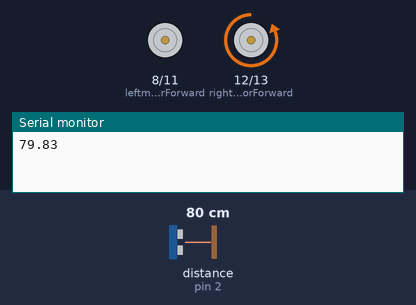
Bench run of a sketch on a simulated Arduino Uno, built with avr-gcc and run on an emulated ATmega328P. On the bench: motor-driver pin pairs drawn as motors (green arrow = first pin HIGH = forward, orange = second pin HIGH = backward, longer = more drive, scaled by the enable pin), the last lines printed to the serial monitor. Wiring (inferred from the names in the program): ultrasonic range finder: trigger pin 3; echo pin 2. The test bench sets the inputs (shaded band); at power-on: distance to the obstacle (sensor on pin 2) 80 cm. The echo pulse lasts 58.3 µs per cm.

Above: at 1.13 s.
1.8 s: distance to the obstacle (sensor on pin 2) set to 2 cm
At 2.6 s:
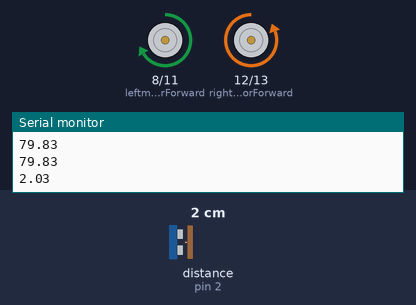
At 3.1 s:
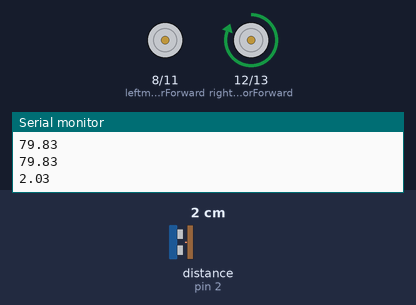
5.3 s: distance to the obstacle (sensor on pin 2) set to 35 cm
9.0 s: distance to the obstacle (sensor on pin 2) set to 4 cm
At 10.6 s:
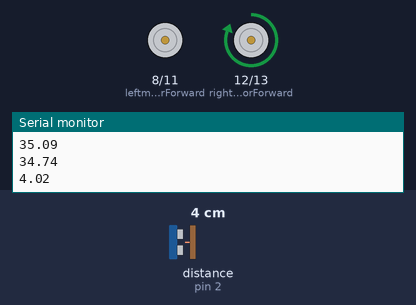
Timing chart, 0 to 18.7 s (numbered marks = the images above; inputs shaded):
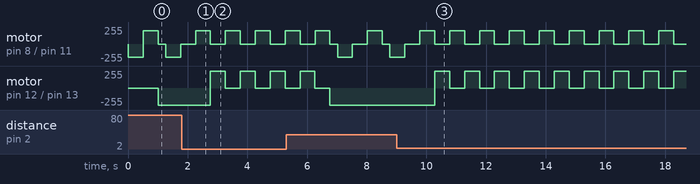

Measured:
- after the input at 1.8 s, motor on pin 12 (rightmotorForward) / pin 13 (rightmotorBackward): alternates forward 255/255 for 0.50 s and stopped for 0.50 s, starting after 0.96 s
- after the input at 9.0 s, motor on pin 12 (rightmotorForward) / pin 13 (rightmotorBackward): alternates forward 255/255 for 0.50 s and stopped for 0.50 s, starting after 1.3 s
- by itself, motor on pin 8 (leftmotorForward) / pin 11 (leftmotorBackward): alternates forward 200/255 for 0.50 s and stopped for 0.50 s

The sketch:

testcar.ino
```cpp
///Code for Controling a Tumbler RC car

// with Arduino Uno and Seeed Motor Shield V2.0

// Chris 8/12/14

/*----Ardunio to Shield Pinout Controls-----

Are using a Seeed motor shield to drive 2 DC motors

Seeed motor shield uses Arduino pins 8->13

Pin 9 sets the enable and speed of shield outputs 1 & 2

Pin 10 sets the enable and speed of shield outputs 3 & 4

Pin 8 from Uno controls the state of shield output 1

Pin 11 from Uno controls the state of shield output 2

Pin 12 from Uno controls the state of shield output 3

Pin 13 from Uno controls the state of shiled output 4

*/

//--- Declared variables

int leftmotorForward = 8; // pin 8 --- left motor (+) green wire
int leftmotorBackward = 11; // pin 11 --- left motor (-) black wire
int leftmotorspeed = 9; // pin 9 --- left motor speed signal
int rightmotorForward = 12; // pin 12 --- right motor (+) green wire
int rightmotorBackward = 13; // pin 13 --- right motor (-) black
int rightmotorspeed = 10; // pin 10 --- right motor speed signal

//--- Speeds and Timers
int Think = 2000; //Long delay time between steps
int Runtime = 5000; // How long Runtime actions will last
int Slow = 100; // slow speed (of 255 max)
int Fast = 255; // fast speed (of 255 max)
int Medium = 200;

//------------------------------------------------------
#define trigPin 3
#define echoPin 2


void setup() //---6 Pins being used are outputs---
{
  Serial.begin(115200);

  pinMode(leftmotorForward, OUTPUT);
  pinMode(leftmotorBackward, OUTPUT);
  pinMode(leftmotorspeed, OUTPUT);
  pinMode(rightmotorForward, OUTPUT);
  pinMode(rightmotorBackward, OUTPUT);
  pinMode(rightmotorspeed, OUTPUT);

  pinMode(trigPin, OUTPUT);
  pinMode(echoPin, INPUT);

  turnRight();
}

// Add a function to read ultrasonic


float readUltraSonic(){
  int duration = 0;
  float distance = 0;
  digitalWrite(trigPin, LOW);  // Added this line
  delayMicroseconds(2); // Added this line
  digitalWrite(trigPin, HIGH);
//  delayMicroseconds(1000); - Removed this line
  delayMicroseconds(10); // Added this line
  digitalWrite(trigPin, LOW);
  duration = pulseIn(echoPin, HIGH);
  distance = (duration/2) / 29.1;
  return distance;
}

// ---Main Program Loop -----------------------------
int dir = 1;

void loop()
{
  float distance = readUltraSonic();
  Serial.println( distance );
  if( distance > 30 || distance < 0 ){
    dir = 1-dir;
    if( dir == 1 )
    {
      turnRight();
      goForward();
      delay( 500 );
    }
    else
    {
      turnLeft();
      goForward();
      delay( 250 );
    }
  }
  else
  {
    turnLeft();
    goBackward();
    delay( 500 );
    Stop();
  }
  //delay(10);
  //turnLeft();
  //delay(5000);
  // go forward until ultrasonic says somethign is close then stop!
  //goForward();
  //turnRight();
  //goBackward();
  //delay(Runtime);
  //Stop();
  //delay(Think);
  //goBackward();
  //delay(Runtime);
}
void turnLeft(){
  analogWrite(leftmotorspeed,Medium);
  digitalWrite(leftmotorBackward,LOW);
  digitalWrite(leftmotorForward,HIGH);
  delay(500);
  digitalWrite(leftmotorForward,LOW);
}

void turnRight(){
  analogWrite(leftmotorspeed,Medium);
  digitalWrite(leftmotorForward,LOW);
  digitalWrite(leftmotorBackward,HIGH);
  delay(500);
  digitalWrite(leftmotorBackward,LOW);
}

//----- "Sub-rutine" Voids called by the main loop
void goBackward()
{
  //analogWrite(leftmotorspeed,Fast); //Enable left motor by setting speed
  analogWrite(rightmotorspeed,Fast); //Enable left motor by setting speed
  //digitalWrite(leftmotorBackward,LOW); // Drives LOW outputs down first to avoid damage
  digitalWrite(rightmotorBackward,LOW);
  //digitalWrite(leftmotorForward,HIGH);
  digitalWrite(rightmotorForward,HIGH);
}

void goForward()
{
  //analogWrite(leftmotorspeed,Slow);
  analogWrite(rightmotorspeed,Fast);
  //digitalWrite(leftmotorForward,LOW);
  digitalWrite(rightmotorForward,LOW);
  //digitalWrite(leftmotorBackward,HIGH);
  digitalWrite(rightmotorBackward,HIGH);
  //digitalWrite(rightmotorBackward,LOW);
}

void Stop() // Sets speed pins to LOW disabling both motors
{
//  digitalWrite(leftmotorspeed,LOW);
  digitalWrite(rightmotorspeed,LOW);
}
```
